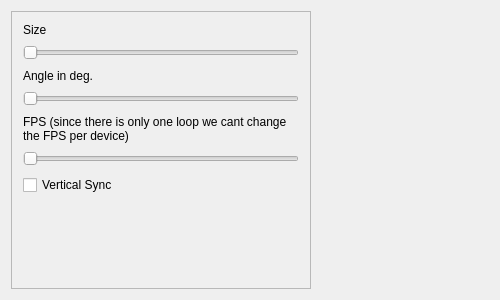
<?xml version="1.0" encoding="UTF-8"?>
<ui version="4.0">
 <class>MyWidget_B</class>
 <widget class="QWidget" name="MyWidget_B">
  <property name="geometry">
   <rect>
    <x>0</x>
    <y>0</y>
    <width>500</width>
    <height>300</height>
   </rect>
  </property>
  <property name="minimumSize">
   <size>
    <width>500</width>
    <height>0</height>
   </size>
  </property>
  <property name="windowTitle">
   <string>myWidget_B</string>
  </property>
  <layout class="QGridLayout" name="gridLayout">
   <item row="0" column="1">
    <widget class="QWidget" name="widget" native="true">
     <property name="focusPolicy">
      <enum>Qt::NoFocus</enum>
     </property>
     <layout class="QGridLayout" name="gridLayout_3">
      <property name="leftMargin">
       <number>0</number>
      </property>
      <property name="topMargin">
       <number>0</number>
      </property>
      <property name="rightMargin">
       <number>0</number>
      </property>
      <property name="bottomMargin">
       <number>0</number>
      </property>
      <item row="0" column="0">
       <widget class="QSplitter" name="splitter">
        <property name="frameShape">
         <enum>QFrame::NoFrame</enum>
        </property>
        <property name="midLineWidth">
         <number>10</number>
        </property>
        <property name="orientation">
         <enum>Qt::Horizontal</enum>
        </property>
        <property name="opaqueResize">
         <bool>true</bool>
        </property>
        <property name="handleWidth">
         <number>10</number>
        </property>
        <property name="childrenCollapsible">
         <bool>false</bool>
        </property>
        <widget class="QWidget" name="widget_2" native="true">
         <property name="sizePolicy">
          <sizepolicy hsizetype="Expanding" vsizetype="Expanding">
           <horstretch>0</horstretch>
           <verstretch>0</verstretch>
          </sizepolicy>
         </property>
         <layout class="QHBoxLayout" name="horizontalLayout">
          <property name="leftMargin">
           <number>0</number>
          </property>
          <property name="topMargin">
           <number>0</number>
          </property>
          <property name="rightMargin">
           <number>0</number>
          </property>
          <property name="bottomMargin">
           <number>0</number>
          </property>
         </layout>
        </widget>
       </widget>
      </item>
     </layout>
    </widget>
   </item>
   <item row="0" column="0">
    <widget class="QFrame" name="frame">
     <property name="maximumSize">
      <size>
       <width>300</width>
       <height>16777215</height>
      </size>
     </property>
     <property name="frameShape">
      <enum>QFrame::StyledPanel</enum>
     </property>
     <property name="frameShadow">
      <enum>QFrame::Raised</enum>
     </property>
     <layout class="QFormLayout" name="formLayout">
      <item row="0" column="0" colspan="2">
       <layout class="QVBoxLayout" name="verticalLayout_2">
        <item>
         <widget class="QLabel" name="label">
          <property name="text">
           <string>Size</string>
          </property>
         </widget>
        </item>
        <item>
         <widget class="QSlider" name="Size_slider">
          <property name="sizePolicy">
           <sizepolicy hsizetype="Expanding" vsizetype="Fixed">
            <horstretch>0</horstretch>
            <verstretch>0</verstretch>
           </sizepolicy>
          </property>
          <property name="minimumSize">
           <size>
            <width>0</width>
            <height>20</height>
           </size>
          </property>
          <property name="minimum">
           <number>1</number>
          </property>
          <property name="maximum">
           <number>100</number>
          </property>
          <property name="orientation">
           <enum>Qt::Horizontal</enum>
          </property>
         </widget>
        </item>
        <item>
         <widget class="QLabel" name="label_3">
          <property name="text">
           <string>Angle in deg.</string>
          </property>
         </widget>
        </item>
        <item>
         <widget class="QSlider" name="Angle_slider">
          <property name="minimumSize">
           <size>
            <width>0</width>
            <height>20</height>
           </size>
          </property>
          <property name="orientation">
           <enum>Qt::Horizontal</enum>
          </property>
         </widget>
        </item>
        <item>
         <widget class="QLabel" name="label_2">
          <property name="text">
           <string>FPS (since there is only one loop we cant change the FPS per device)</string>
          </property>
          <property name="wordWrap">
           <bool>true</bool>
          </property>
         </widget>
        </item>
        <item>
         <widget class="QSlider" name="FPS_slider">
          <property name="enabled">
           <bool>true</bool>
          </property>
          <property name="sizePolicy">
           <sizepolicy hsizetype="Expanding" vsizetype="Fixed">
            <horstretch>0</horstretch>
            <verstretch>0</verstretch>
           </sizepolicy>
          </property>
          <property name="minimumSize">
           <size>
            <width>0</width>
            <height>20</height>
           </size>
          </property>
          <property name="minimum">
           <number>0</number>
          </property>
          <property name="maximum">
           <number>500</number>
          </property>
          <property name="orientation">
           <enum>Qt::Horizontal</enum>
          </property>
         </widget>
        </item>
        <item>
         <widget class="QCheckBox" name="VerticalSync_checkbox">
          <property name="text">
           <string>Vertical Sync</string>
          </property>
         </widget>
        </item>
       </layout>
      </item>
     </layout>
    </widget>
   </item>
  </layout>
 </widget>
 <layoutdefault spacing="6" margin="11"/>
 <resources/>
 <connections/>
</ui>
